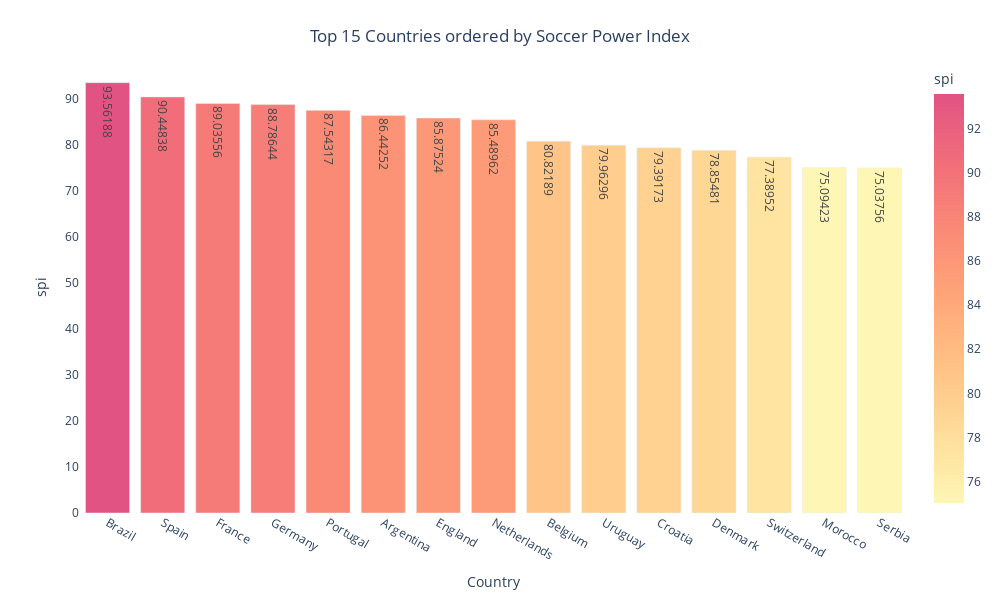

This figure's notebook cell:
### Code cell
import plotly.express as px

average_score = df_world_cup.groupby(['team'])['spi'].mean().sort_values(ascending=False).head(15)
average_score_df = pd.DataFrame({'team':average_score.index, 'spi':average_score.values})

fig = px.bar(average_score_df,
             x='team',
             y='spi',
             color='spi',
             text_auto=True,
             labels={'team':'Country', 'value':'Soccer Power Index'},
             color_continuous_scale=px.colors.sequential.Pinkyl,
             width=1000,
             height=600
             )
fig.update_layout(plot_bgcolor='rgba(0,0,0,0)',
                  title={
                      'text': "Top 15 Countries ordered by Soccer Power Index",
                      'y':0.95,
                      'x':0.5,
                      'xanchor': 'center',
                      'yanchor': 'top'})

### Figure 1 — Plotly figure (JSON) as saved in the notebook; plotly's stock layout.template omitted (floating-point values rounded to 4 significant figures)
{"data": [{"alignmentgroup": "True", "hovertemplate": "Country=%{x}<br>spi=%{marker.color}<extra></extra>", "legendgroup": "", "marker": {"color": [93.56, 90.45, 89.04, 88.79, 87.54, 86.44, 85.88, 85.49, 80.82, 79.96, 79.39, 78.85, 77.39, 75.09, 75.04], "coloraxis": "coloraxis", "pattern": {"shape": ""}}, "name": "", "offsetgroup": "", "orientation": "v", "showlegend": false, "textposition": "auto", "texttemplate": "%{y}", "x": ["Brazil", "Spain", "France", "Germany", "Portugal", "Argentina", "England", "Netherlands", "Belgium", "Uruguay", "Croatia", "Denmark", "Switzerland", "Morocco", "Serbia"], "xaxis": "x", "y": [93.56, 90.45, 89.04, 88.79, 87.54, 86.44, 85.88, 85.49, 80.82, 79.96, 79.39, 78.85, 77.39, 75.09, 75.04], "yaxis": "y", "type": "bar"}], "layout": {"xaxis": {"anchor": "y", "domain": [0.0, 1.0], "title": {"text": "Country"}}, "yaxis": {"anchor": "x", "domain": [0.0, 1.0], "title": {"text": "spi"}}, "coloraxis": {"colorbar": {"title": {"text": "spi"}}, "colorscale": [[0.0, "rgb(254, 246, 181)"], [0.1667, "rgb(255, 221, 154)"], [0.3333, "rgb(255, 194, 133)"], [0.5, "rgb(255, 166, 121)"], [0.6667, "rgb(250, 138, 118)"], [0.8333, "rgb(241, 109, 122)"], [1.0, "rgb(225, 83, 131)"]]}, "legend": {"tracegroupgap": 0}, "margin": {"t": 60}, "barmode": "relative", "height": 600, "width": 1000, "title": {"text": "Top 15 Countries ordered by Soccer Power Index", "y": 0.95, "x": 0.5, "xanchor": "center", "yanchor": "top"}, "plot_bgcolor": "rgba(0,0,0,0)"}}
